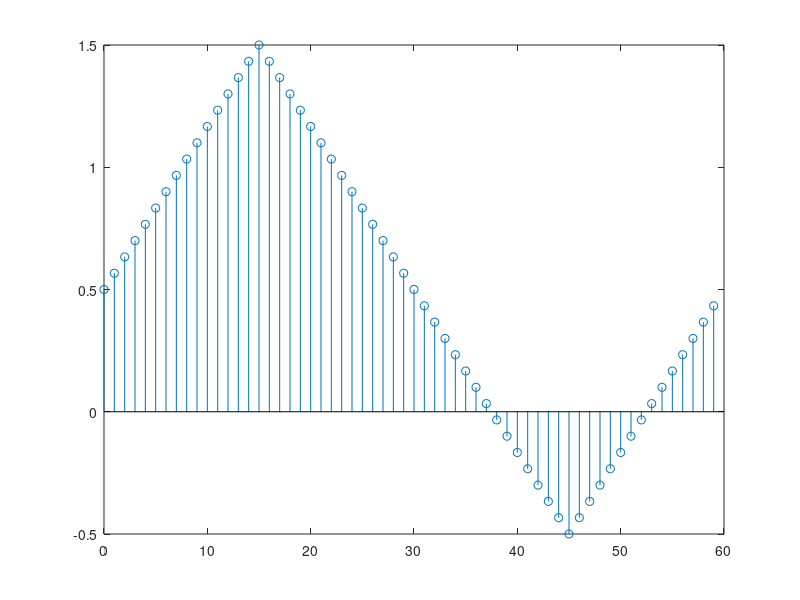
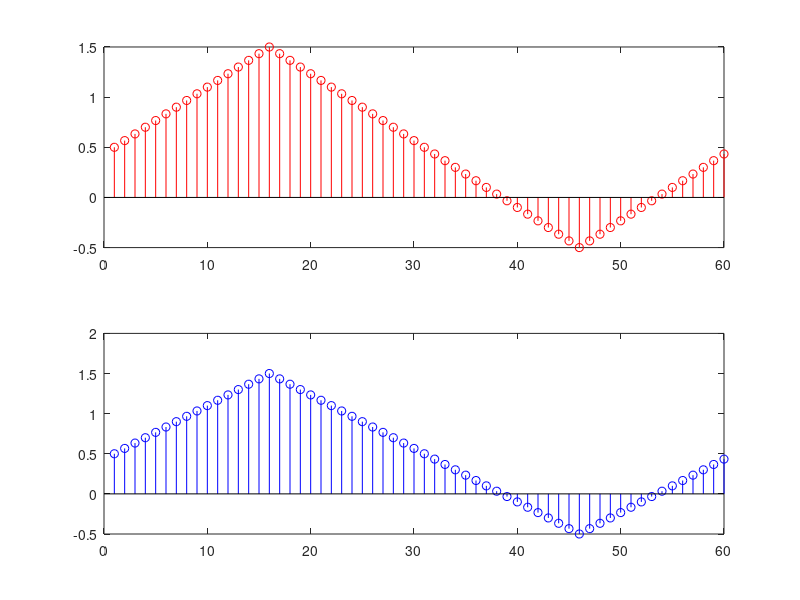
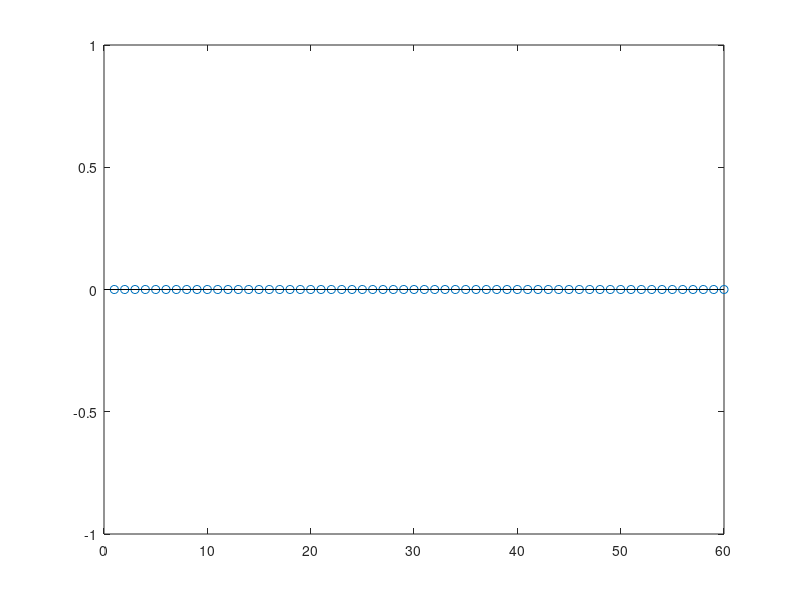
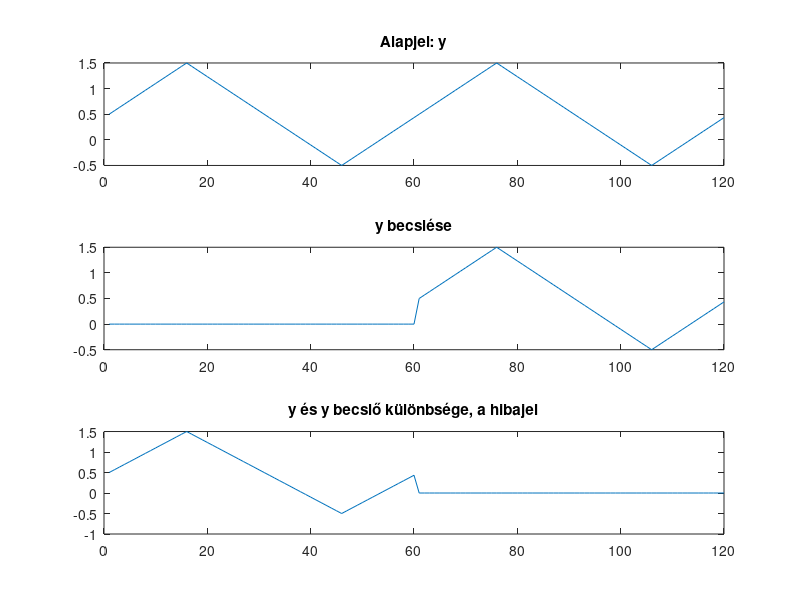

Reproduce these figures in MATLAB, in order. (Note: this script raises an error after producing the figures.)
%%% Hajnal Máté Méréselmélet 2 hf %%%
% N=60,jel:B2 %
clc
clear all
close all

% Paraméterek
N=60;

%%% 1. feladat %%%
% A bázis
c=zeros(N,N);
for k=1:N
    c(k,:)=(exp(1j*2*pi/(N/(k-1))*(0:N-1)));
end
% A reciprokbázis
%for k=1:N
%    g(k,:)=(1/N)*exp(-i*2*pi*k/N*(0:N-1));
%end
g=inv(c');

% Ellenőrzés: g*c' == I(N) ? %
check=g*c';
diff=check-eye(N);
if (max(max(abs(diff))) > 10^-10)
    disp([char(10),'g*c_transzp != I(N)  --> Érvénytelen bázis-reciprokbázis rendszer']);
else
    disp([char(10),'g*c_transzp = I(N) --> Érvényes bázisok.']);
end

% Ortogonalitás ellenőrzése. 
if (diff*(c*c')) < 1e-10
    disp([char(10),'A bazis ortogonalis.']);
else   
    disp([char(10),'Hibas bazis!']);
end
if (diff*(g*g')) < 1e-10
    disp([char(10),'A reciprokbazis ortogonalis.']);    
else
    disp([char(10),'Hibas reciprokbazis!']);
end
% Tehát a feltételek teljesülnek.

%%% 2. feladat %%%
% Aszimmetrikus háromszögjel előállítása 0,5-ös egyenkomponenssel
% Megkreálva a jelet:
%for k=1:((N/4))
%    y(k)=0+(1/15)*k;            % 0-tól 1-ig, felfutó él negyed periódusig
%end
%for k=1:((N/2))
%    y((N/4)+k)=1-(1/15)*k;      % 1-től -1-ig lefutó él fél periódusig
%end
%for k=1:((N/4))
%    y((N*3/4)+k)=-1+(1/15)*k;   % -1-től 0-ig felfutó él negyed periódusig
%end
%y=y+0.5;                        % DC eltolás
%figure(1);
%stem(1:N,y);
%figure(2);
%plot(1:N,y);

%Használva a sawtooth függvényt:
t=0:1:N-1;
y = sawtooth((t+15)*2*pi/N,0.5)+0.5;
figure(1);
stem(t,y);

% Súlytényező meghatározása reciprokbázissal (jegyzet (202). képlet)
x=g*y';
disp(x);
% Ellenőrzés
y_check=c'*x;

figure(2);                      %Az eredeti- és a súlytényezőkből előállított jel
subplot(2,1,1); 
stem(y,'r');
subplot(2,1,2);
stem(real(y_check),'b');
% A két függvény valóban megyegyezik

%%% 3.feladat %%%
% Becslők előállítása (jegyzet (195) képlet) %%
x_b = zeros(N,1);          
for k = 1:N                  
    x_b = x_b + g(:,k)*y(k);     %súlyok becslése
end

% A hibarendszer 
x_delta=x-x_b;
figure(3)
stem(x_delta);

%%% 4.feladat %%%
% Két periódus előállítása
y2=[y y];
% Bázis és reciprok bázis bővítése 2N-re
c2=[c;c]';
g2=[g g];     
x2_b=zeros(N,length(y2));
y2_b=zeros(size(y2));

% A keresett becslő vektorok
for i = 1:1:length(y2)
    y2_b(i)= x2_b(:,i)' * N*g2(:,mod(i-1,N) + 1);
    x2_b(:,i+1)= (y2(i)-y2_b(i)) * g2(:,mod(i-1,N) + 1)+ x2_b(:,i);  
end
% A hiba
y2_delta = y2(1:end)-real(y2_b(1:end));
figure(4)
subplot(3,1,1); plot(y2); title('Alapjel: y');
subplot(3,1,2); plot(real(y2_b)); title('y becslése');
subplot(3,1,3); plot(y2_delta); title('y és y becslő különbsége, a hibajel');

%%% 5.feladat %%%
%Zajgenerátor: Gauss eloszlású rendszerzaj+megfigyelési zaj 
sigma_sys=0.001;             %A zajok szórásai állítható paraméterek
sigma_obs=0.001;
mu_noise=0;              %A zaj várható értéke
%normrnd függvénnyel normál eloszlású jel generálása
noise_sys = normrnd(mu_noise,sigma_sys,N,1); 
noise_obs = normrnd(mu_noise,sigma_obs,N,1);

%%% 6.feladat %%%
% A jelanalizátor Kalman-prediktorrá alakítása
% Jegyzet: 8.ea/5.oldal (175) és környéke,
% illetve 34. ábra
%
% A rendszermodell: x(n+1)=Ax(n)+w(n)
% A megfigyelés: y(n)=Cx(n)+n(n)
% ,ahol A - A rendszermátrix
%       C - a megfigyelési mátrix
%
% A Kálmán prediktor egyenletei:
% X_b(n+1)= A*X_b(n)+G(n)*(y(n)-C*X_b(n))
% G(n)=A*P(n)*C'*[C*P(n)*C'+R(n)]^-1
% P(n+1)=(A-G(n)*C)*P(n)*A'+Q(n)
% 
%  ,ahol 
%  P - a paraméterbecslés "kovariancia" mátrixa
%  G - a prediktor erősítése
%  Q, R - korrekciós mátrixok
%   ,ahol
%    Q=E{w(n)*w(n)'}
%    R=E{n(n)*n(n)'}  
%     ,ahol n - megfigyelési zaj 
%           w - rendszerzaj


%Q és R előállítása
Q=noise_sys*noise_sys';
R=noise_obs*noise_obs';

%Az A mátrix előállítása: főátlóban zm elemek, máshol nulla
m = 0:N-1; 
zm = exp((2*pi*m * 1j)/N);
A = diag(zm);

%Kicsatolás mátrixa: csupa 1-es
C = ones(N,N);
G = inv(c');

%X becslő init
X_b=zeros(N,N);

%Paraméterbecslő mátrix (nulladik)
P=zeros(N);
P=(A-G*C)*P*A'+Q;

%Kálmán prediktor:
for i = 1 : N-1
    X_b(i+1,:)=A*X_b(i,:)'+G*(y-C*X_b(i,:)');
    G=A*P*C'*(C*P*C'+R)^-1;
    P=(A-G*C)*P*A'+Q;
    
end


% A súlybecslőnk lenullázása
%x_b = zeros(N,N);

% Leállási korlát
%epsilon = 1e-4;
%diff = 1;

%Q = eye(N);
%C = ones(N,N);
%P = Q;
%R = 0;
%i = 0;
%G = zeros(N,N);
% Akkor állunk le, amikor a becslő relatív változása elér egy előre
% meghatározott értéket
%while((diff > epsilon) && (i < 3*N))
%    idx = mod(i,N)+1;
%    i = i + 1;
%    y = C(:,idx).'* x + noise_obs(idx);                 %y(n)
%    x = x + noise_sys + 1j*noise_sys;                   %x(n+1)
%    y_b(i) = C(:,idx).'* x_b(:,i);                      %y_b(n)
%    y_delta = y - y_b(i);                               %y_delta
%    R = (((sqrt(R)*(i-1)) + y_delta)/(i)).^2;           %varianca becslő
%    G(:,i) = P*C(:,idx)*inv(C(:,idx).'*P*C(:,idx) + R); %G(n)
%    x_b(:,i+1) = x_b(:,i) + G(:,i)*y_delta;             %x_b(n)
%    P = (eye(N) - G(:,i)*C(:,idx).')*P + Q;             %P(n+1)
%    Ew = x_b(:,i+1)-x_b(:,i);                           %variancia becslő
%    Q = (sqrt((sqrt(Q)*(i-1)).^2 + Ew*Ew.')/(i)).^2;
%    if(i > 1)
        %leállási feltétel számítása
%        change = x_b(:,i) - x_b(:,i-1);
%        diff = norm(change)/norm(x_b(:,i));
%    end
%end

figure(5)
plot(real(x_b));
figure(6)
plot(G);